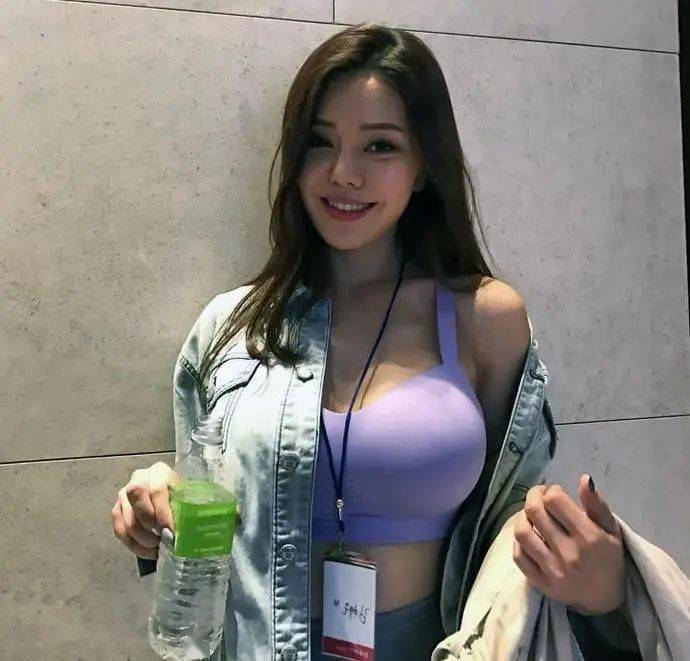
#> input picture images/aaa.jpeg, 690 x 661 px
$ python 013_image_operation1.py
#> lines starting #> are read from the running program, lines starting #| are printed output that depends on the picture; after the words box and inside, x2 and y2 are one past the last pixel; in counts of white or black regions, pixels touching at a corner belong together
'''
图片添加水印
1，导入图片
2，需要一张Logo图片
3，计算图片在什么位置添加，在添加的地方变成黑色
4，利用add函数将Logo与图片叠加在一起
'''

import cv2
import numpy as np

if __name__ == "__main__":
    img = cv2.imread("../images/aaa.jpeg",cv2.IMREAD_ANYCOLOR)
#> img is the input picture: shape (661, 690, 3); mean B, G, R 124.8, 130.1, 133.8
    shape = img.shape
#> shape = (661, 690, 3)
    print(f'宽度={shape[0]},高度={shape[1]}')
#| 宽度=661,高度=690
    # Logo图片
    logo = np.zeros((200,200,3),np.uint8)
    # 掩码图片（没指定通道，默认就是单通道）
    mask = np.zeros((200,200),np.uint8)
    # [y1:y2,x1:x2]（检索logo矩阵 y 20 到 y 120 和 x 20 到 x 120 这一块的子矩阵数据让其值等于 [0,0,255] 也就是红色）
    logo[20:120,20:120] = [0,0,255]
    # [y1:y2,x1:x2]（检索logo矩阵 y 80 到 y 180 和 x 80 到 x 180 这一块的子矩阵数据让其值等于 [0,255,0] 也就是绿色）
    logo[80:180,80:180] = [0,255,0]
    # [y1:y2,x1:x2]（检索logo矩阵 y 20 到 y 120 和 x 20 到 x 120 这一块的子矩阵数据让其值等于 255 也就是白色）
    mask[20:120,20:120] = 255
    # [y1:y2,x1:x2]（检索logo矩阵 y 80 到 y 180 和 x 80 到 x 180 这一块的子矩阵数据让其值等于 255 也就是白色）
    mask[80:180,80:180] = 255
    # 对mask做非（位）运算（也就是将每个像素的值取反）
    m = cv2.bitwise_not(mask)

    # 选择位置添加水印（注意：添加水印位置的宽高要和logo图片的宽高一致）
    # [y1:y2,x1:x2]（检索出 y 0 到 y 200 和 x 0 到 x 200 这一块的子矩阵数据）
    roi = img[0:200,0:200]
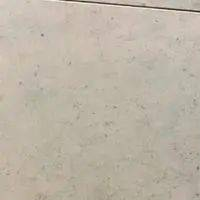
#> roi: shape (200, 200, 3); mean B, G, R 166.4, 180.3, 188.9
    # 对roi与m做与（位）运算（两张图做运算前提是两张图的宽度和高度必须一致，否则无法运算）
    # 因为roi与m（单通道），通道数不一致，所以使用下面写法，如果通道数一致，可直接这样写：cv2.bitwise_and(roi,m)
    # 与运算就是找出交叉块（只显示交叉块位置图像）
    tmp = cv2.bitwise_and(roi,roi,mask=m)
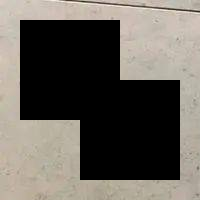
#> tmp: shape (200, 200, 3); mean B, G, R 90.1, 97.4, 102.4
    # 叠加水印
    dst = cv2.add(tmp,logo)
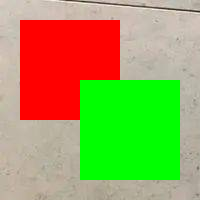
#> dst: shape (200, 200, 3); mean B, G, R 90.1, 161.2, 155.9
    # 将叠加好的水印数据赋值给图片的指定区域
    img[0:200, 0:200] = dst
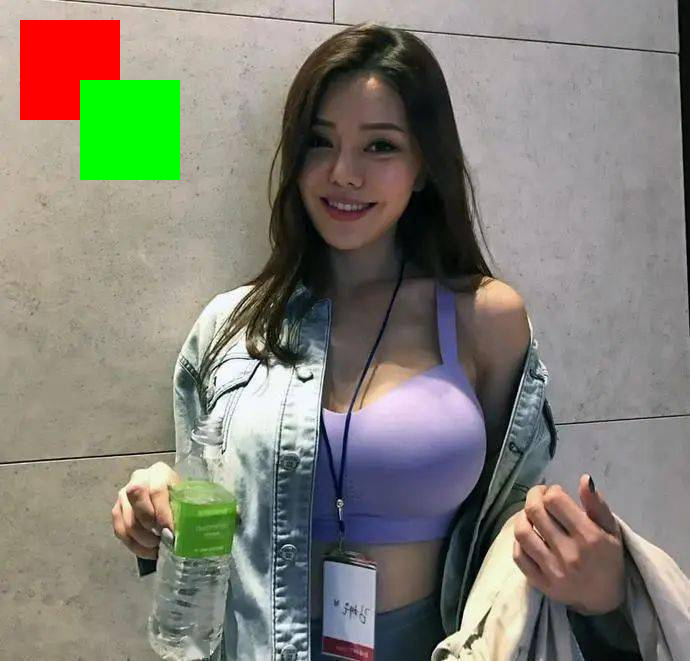
#> img: shape (661, 690, 3); 4.03% of pixels changed, all inside (x1, y1, x2, y2) = (20, 20, 180, 180)

    cv2.imshow("img",img)

    while True:
        # 窗口显示多长时候后窗口自动关闭，如果不调用该函数窗口创建后会立即自动关闭（waitKey表示在等待的过程当中可以接收鼠标和键盘事件； 0 表示无限等待）
        key = cv2.waitKey(0)
#> (key q is pressed here)
        # 如果按了q键就退出（ord函数获取q键的Ascii码）
        if key & 0xFF == ord("q"):
            break
            # 退出
            # exit()

# 释放所有资源并且自动退出
cv2.destroyAllWindows()
